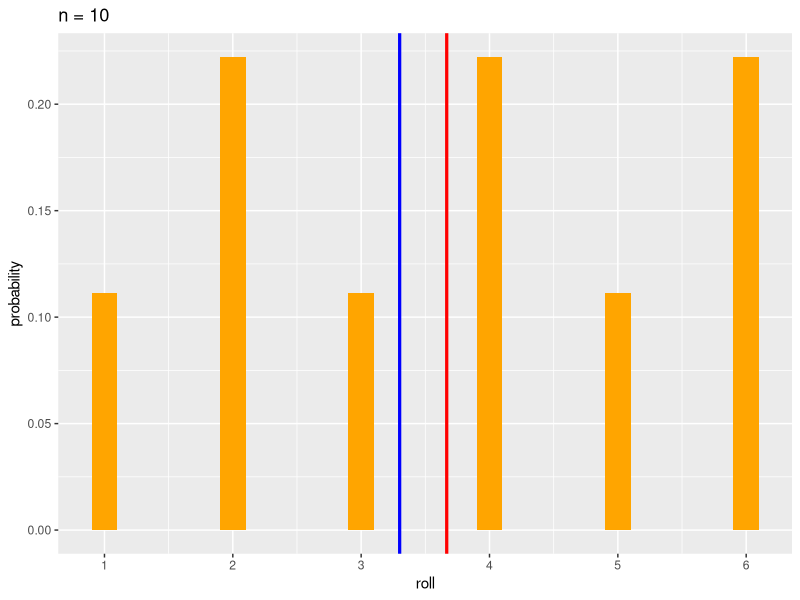
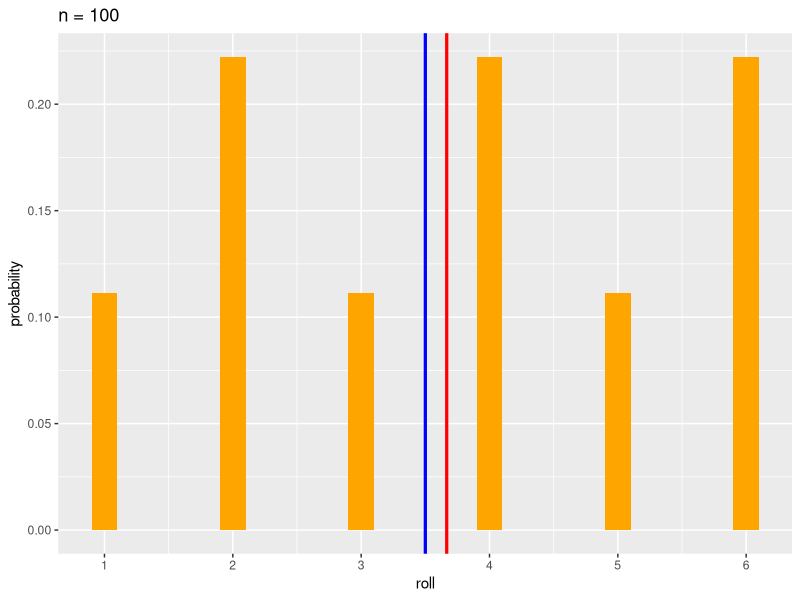
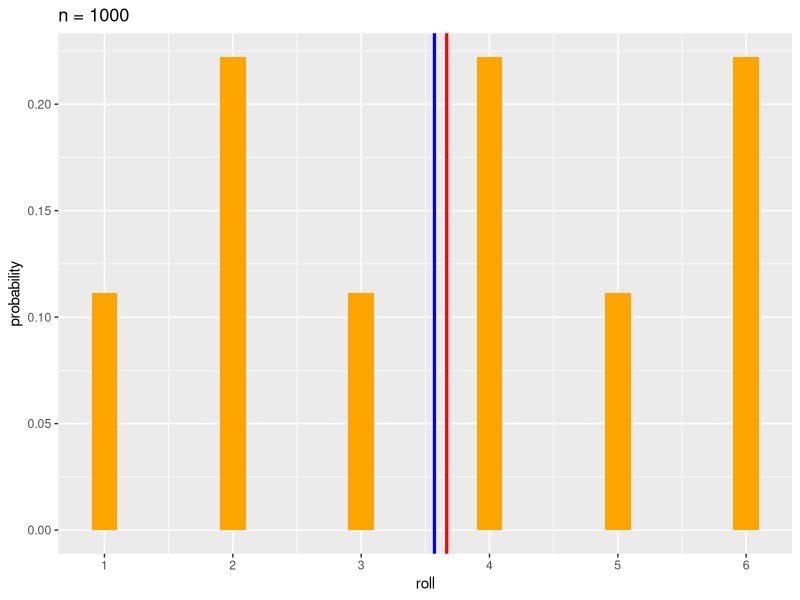
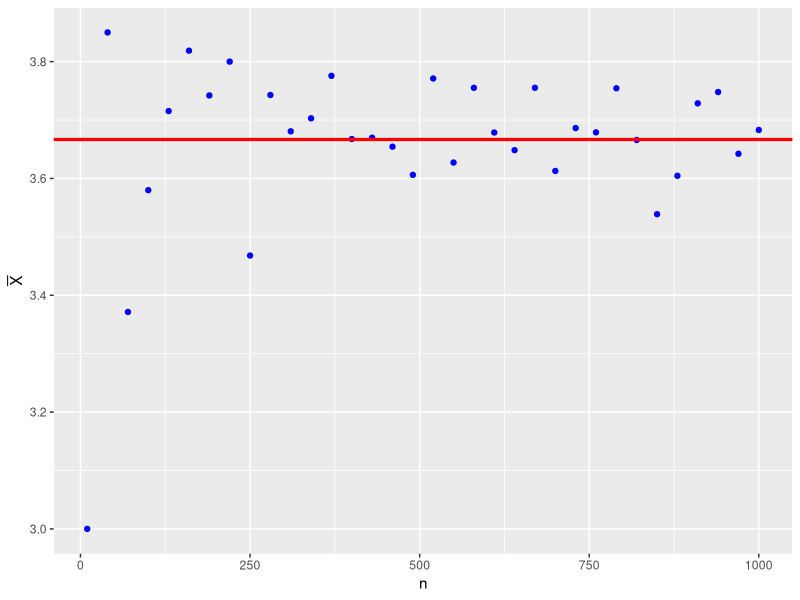
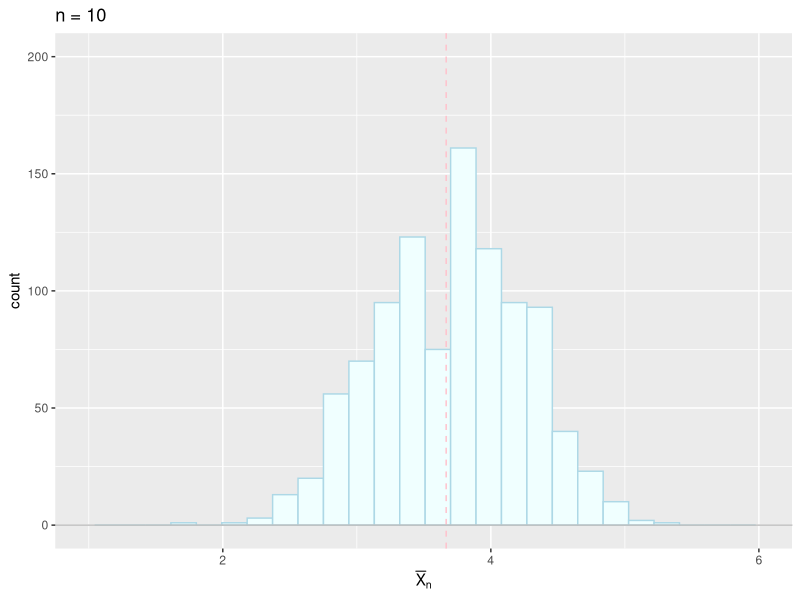
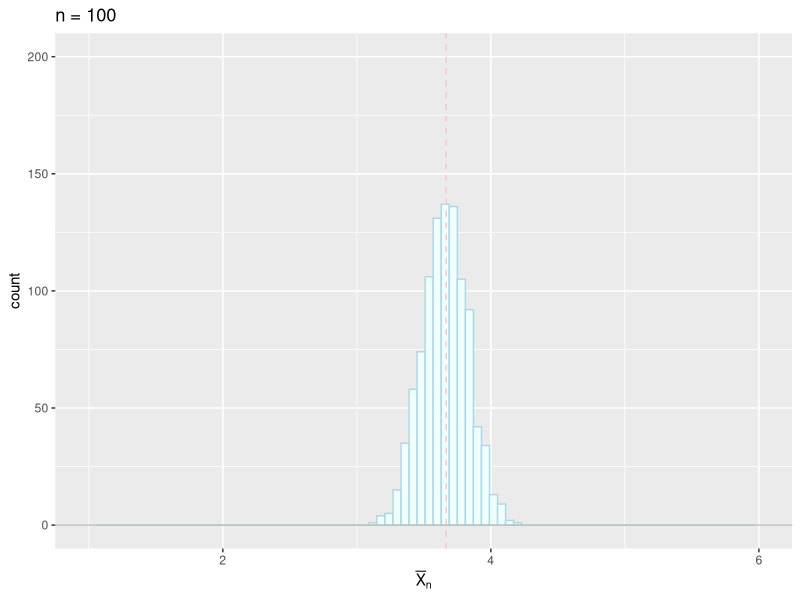
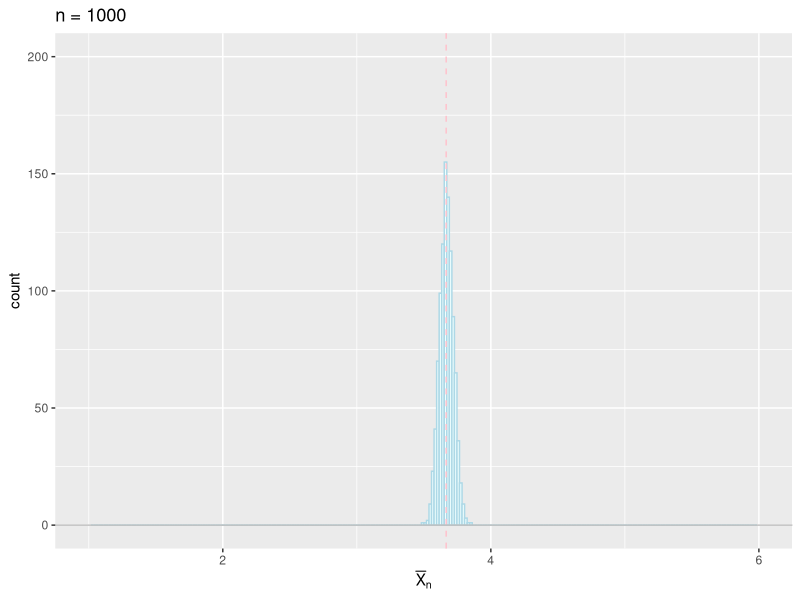
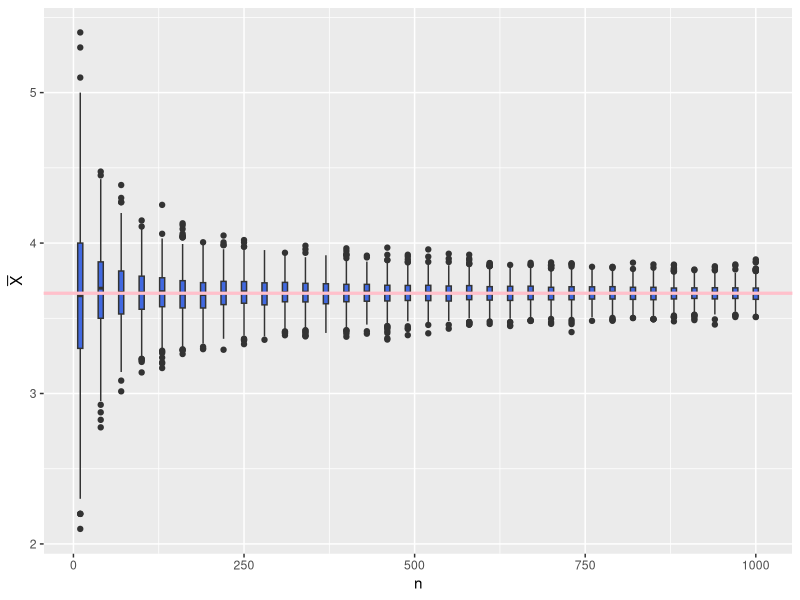

Generate these figures, in order, with R:
## ---- chunk 1
library(conflicted)  # 関数名の衝突を警告
conflicts_prefer(    # 優先的に使う関数を指定
    dplyr::filter(),
    dplyr::select(),
    dplyr::lag(),
    )
library(tidyverse)
## ---- chunk 2
omega <- 1:6               # サイコロの目 (標本空間．以下では固定)
my_mean <- function(n, p){ # 歪んだサイコロの標本平均を計算する関数
    mean(sample(omega, size = n, prob = p, replace = TRUE))}
## ---- chunk 3
(p <- rep(1:2, 3))              # 出現確率の比(奇数1:偶数2)を設定
(mu <- weighted.mean(omega, p)) # 理論上の平均
roll <- 1:6                     # サイコロの目 
probability <- p/sum(p)         # 確率値に変換
## ---- chunk 4
for(n in c(10,100,1000)){ # サンプル数を変えて実験
    xbar <- my_mean(n, p) # 1回実験を行う
    foo <- tibble(roll, probability) |>
        ggplot(aes(x = roll, y = probability)) +
        geom_bar(stat = "identity", fill = "orange", width = 0.2) +
        geom_vline(xintercept = xbar, # 標本平均 (1回の実験による推定値)
                   colour = "blue", linewidth = 1.1) +
        geom_vline(xintercept = mu,   # 真の平均
                   colour = "red", linewidth = 1.1) +
        scale_x_continuous(breaks = roll) +
        labs(title = paste("n =", n))
    print(foo) # ggplot オブジェクトはブロックの中では明示的にprintする必要がある
}
## ---- chunk 5
nseq <- seq(10, 1000, by = 30)             # 10から1000まで30おきに調べる
xbars <- sapply(nseq,                      # 各値について以下の関数を計算
                function(x) my_mean(x, p)) # '?sapply'を参照
tibble(n = nseq, xbar = xbars) |>
    ggplot(aes(x = n, y = xbar)) +
    geom_point(colour = "blue") + # n毎の標本平均
    geom_hline(yintercept = mu,   # 真の平均
               colour = "red", linewidth = 1.1) +
    labs(y = expression(bar(X))) # help(expression), help(plotmath) 参照
## ---- chunk 6
mc <- 1000 # Monte-Carlo実験の回数
for(n in c(10,100,1000)){ # サンプル数を変えて実験
    xbars <- replicate(mc, my_mean(n, p)) # mc回繰り返し
    foo <- tibble(x = xbars) |>
        ggplot(aes(x = x)) +
        geom_histogram(binwidth = 0.6/sqrt(n), # ビンの幅
                       fill ="azure",          # 塗り潰しの色
                       colour = "lightblue") + # 線の色
        geom_vline(xintercept = mu,
                   colour = "pink",       # 線の色
                   linetype = "dashed") + # 線の種類
        geom_hline(yintercept = 0,
                   colour = "grey",
                   linetype = "solid") +
        xlim(1,6) + ylim(0,200) + # 複数の図を同じ領域で描画(適宜調整が必要)
        labs(x = expression(bar(X)[n]), 
             title = paste("n =", n))
    print(foo)
}
## ---- chunk 7
my_data <- tibble(n = NULL, xbar = NULL) # 空のデータフレームを作成
for(n in nseq){ # サンプル数を変えて実験して追加する
    xbars <- replicate(mc, my_mean(n, p))
    my_data <- bind_rows(my_data,
                         tibble(n = rep(n,mc), xbar = xbars))
}
my_data |>
    ggplot(aes(x = n, y = xbar)) +
    geom_boxplot(aes(group = n),       # 標本平均の分
                 fill = "royalblue") + 
    geom_hline(yintercept = mu,   # 真の平均
               colour = "pink",
               linewidth = 1.1) +
    labs(x = "n",
         y = expression(bar(X))) 
## ---- chunk 8
#' 
p <- rep(1:2, 3) # 出現確率の比(奇数1:偶数2)
mu <- weighted.mean(omega, p) # 理論上の平均
mc <- 1000 # Monte-Carlo実験の回数
n <- 10 # 標本数
xbars <- replicate(mc, my_mean(n, p)) 
tibble(x = xbars) |>
    ggplot(aes(x = x)) +
    geom_histogram(binwidth = 0.6/sqrt(n), 
                   fill ="azure",          
                   colour = "lightblue") + 
    geom_vline(xintercept = mu,
               colour = "pink",       
               linetype = "dashed") + 
    geom_hline(yintercept = 0,
               colour = "grey",
               linewidth = 1.1,
               linetype = "solid") +
    xlim(1,6) + ylim(0,200) + 
    labs(x = expression(bar(X)[n]), 
         title = paste("n =", n))
## ---- chunk 9
#' 乱数のシードによる違いを比較する．
n <- 100 # 標本数
for(i in c(12,34,56,78,90)){ # シード値を指定
    set.seed(i)
    xbars <- replicate(mc, my_mean(n, p))
    foo <- tibble(x = xbars) |>
        ggplot(aes(x = x)) +
        geom_histogram(binwidth = 0.6/sqrt(n), 
                       fill ="azure",          
                       colour = "lightblue") + 
        geom_vline(xintercept = mu,
                   colour = "pink",       
                   linetype = "dashed") + 
        geom_hline(yintercept = 0,
                   colour = "grey",
                   linetype = "solid") +
        xlim(1,6) + ylim(0,200) + 
        labs(x = expression(bar(X)[n]), 
             title = paste("n =", n, "seed =", i))
    print(foo)
}
## ---- chunk 10
#' 出現確率の違いを比較する．
n <- 100 # 標本数
for(i in 1:5){ # pをランダムに設定して実験
    p <- runif(length(omega)) # 一様乱数で出現確率を設定
    mu <- weighted.mean(omega, p) # 理論上の平均
    xbars <- replicate(mc, my_mean(n, p))
    foo <- tibble(x = xbars) |>
        ggplot(aes(x = x)) +
        geom_histogram(binwidth = 0.6/sqrt(n), 
                       fill ="azure",          
                       colour = "lightblue") + 
        geom_vline(xintercept = mu,
                   colour = "pink",       
                   linetype = "dashed") + 
        geom_hline(yintercept = 0,
                   colour = "grey",
                   linetype = "solid") +
        xlim(1,6) + ylim(0,200) + 
        labs(x = expression(bar(X)[n]), 
             title = paste("n =", n, "p =", paste(round(p, 2), collapse = "/")))
    print(foo)
}    
## ---- chunk 11
omega <- 1:6 # 以下サイコロの場合で実験
my_mean <- function(n, p){ # 標本平均を計算する関数
    mean(sample(omega, size = n, prob = p, replace=TRUE))}
mc <- 10000 # Monte-Carlo実験の繰り返し回数(大数の法則より多めに実験する)
## ---- chunk 12
p <- rep(1:2, 3) # 出現確率の比(奇数1:偶数2) (9で割らなくても大丈夫)
(mu <- weighted.mean(omega, p)) # 理論上の平均
(sigma <- sqrt( # 理論上の標準偏差(分散の平方根)
     weighted.mean(omega^2,p)-mu^2)) 
for(n in c(2,10,100,1000)){ # サンプル数を変えて実験
    xbars <- replicate(mc, my_mean(n, p))
    foo <- tibble(x = sqrt(n)*(xbars - mu)/sigma) |>
        ggplot(aes(x = x)) +
        geom_histogram(aes(y = after_stat(density)), # 密度で表示
                       bins = 30,                    # ビンの数を指定
                       fill ="orange",          
                       colour = "orchid") + 
        geom_function(fun = dnorm, # 理論曲線(標準正規分布)と比較
                      colour = "lightblue") +
        xlim(-4,4) + ylim(0,0.7) + # 比較のため表示領域を限定する
        labs(x = expression(sqrt(n)*(bar(X)[n]-mu)/sigma),
             title = paste("n =", n))
    print(foo)
}
## ---- chunk 13
n <- 100 # 標本数 (いろいろ変えて実験せよ．nが小さいとpの影響が大きい)
for(i in 1:5){ # pをランダムに設定して実験
    p <- runif(length(omega)) # 一様乱数で出現確率を設定
    mu <- weighted.mean(omega, p) # 理論上の平均
    sigma <- sqrt( # 理論上の標準偏差(分散の平方根)
        weighted.mean(omega^2,p)-mu^2)
    xbars <- replicate(mc, my_mean(n,p)) 
    foo <- tibble(x = sqrt(n)*(xbars - mu)/sigma) |>
        ggplot(aes(x = x)) +
        geom_histogram(aes(y = after_stat(density)), 
                       bins = 30,                    
                       fill ="orange",          
                       colour = "orchid") + 
        geom_function(fun = dnorm, 
                      colour = "lightblue") +
        xlim(-4,4) + ylim(0,0.7) + 
        labs(x = expression(sqrt(n)*(bar(X)[n]-mu)/sigma),
             title = paste("n =", n, "p =", paste(round(p, 2), collapse = "/")))
    print(foo)
}
## ---- chunk 14
if(Sys.info()["sysname"] == "Darwin") { # macOS か調べて日本語フォントを指定
    theme_update(text = element_text(family = "HiraginoSans-W4"))
    update_geom_defaults("text", list(family = theme_get()$text$family))
    update_geom_defaults("label", list(family = theme_get()$text$family))
}
## ---- chunk 15
n <- 5000    # 1日の総生産量
p <- 0.002   # 不良品の発生確率
N <- 5*50*2  # 観測日数(週5日x50週間x2年操業に対応)
x <- rbinom(N,n,p) # 不良品数
#' x <- replicate(N, rbinom(1,n,p)) # 同上 (書き方はいろいろある)
(my_data <- table(x)) # 不良品数の度数分布表を作成
## ---- chunk 16
tibble(不良品数 = as.numeric(names(my_data)),
       観測値 = as.numeric(my_data/N),
       理論値 = dpois(不良品数, n*p)) |>
    pivot_longer(!不良品数, values_to = "発生割合") |>
    ggplot(aes(x = 不良品数, y = 発生割合, fill = name)) +
    geom_bar(stat = "identity",
             width = 0.8, # 並びがわかりやすいように幅を調整
             position = "dodge") +
    labs(fill = NULL) # 凡例のfillの名称(name)を消去
## ---- chunk 17
p <- 0.002
for(n in c(500,1000,5000,10000)){
    x <- rbinom(N,n,p)
    my_data <- table(x)
    foo <- tibble(不良品数 = as.numeric(names(my_data)),
                  観測値 = as.numeric(my_data/N),
                  理論値 = dpois(不良品数, n*p)) |>
        pivot_longer(!不良品数, values_to = "発生割合") |>
        ggplot(aes(x = 不良品数, y = 発生割合, fill = name)) +
        geom_bar(stat = "identity",
                 width = 0.8,
                 position = "dodge") +
        labs(fill = NULL,
             title = paste("n =", n, "p =", p))
    print(foo)
}
## ---- chunk 18
n <- 5000
for(p in c(0.001,0.002,0.005,0.01)){
    x <- rbinom(N,n,p)
    my_data <- table(x)
    foo <- tibble(不良品数 = as.numeric(names(my_data)),
                  観測値 = as.numeric(my_data/N),
                  理論値 = dpois(不良品数, n*p)) |>
        pivot_longer(!不良品数, values_to = "発生割合") |>
        ggplot(aes(x = 不良品数, y = 発生割合, fill = name)) +
        geom_bar(stat = "identity",
                 width = 0.8,
                 position = "dodge") +
        labs(fill = NULL,
             title = paste("n =", n, "p =", p))
    print(foo)
}
